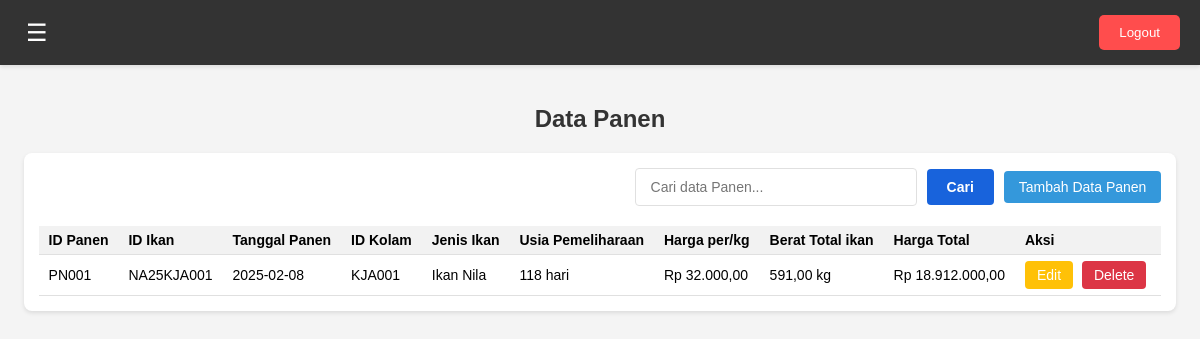
/dashboard-user.php?page=panen (signed in), run on the app's committed database.
### tables this page shows
CREATE TABLE `panen` (
  `id_panen` varchar(50) NOT NULL,
  `user_id` int(11) NOT NULL,
  `id_ikan` varchar(50) NOT NULL,
  `tanggal_panen` date NOT NULL,
  `id_kolam` varchar(50) NOT NULL,
  `jenis_ikan` varchar(100) NOT NULL,
  `usia_pemeliharaan` int(11) NOT NULL,
  `harga_per_kg` decimal(10,2) NOT NULL,
  `berat_total` decimal(10,2) NOT NULL,
  `harga_total` decimal(10,2) NOT NULL
);

CREATE TABLE `data_ikan` (
  `id_ikan` varchar(50) NOT NULL,
  `user_id` int(11) NOT NULL,
  `jenis_bibit` varchar(100) NOT NULL,
  `id_kolam` varchar(50) NOT NULL,
  `jumlah_bibit` int(11) NOT NULL,
  `tanggal_masuk_bibit` date DEFAULT NULL
);

### pages/dashboard-user/panen.php (the view, shortened to what this page needs)
<?php
$user_id = $_SESSION['user_id'];
$query = "SELECT DISTINCT p.id_panen, p.id_ikan, p.tanggal_panen, p.id_kolam, di.jenis_bibit AS jenis_ikan,
          COALESCE(pi.usia_pemeliharaan, p.usia_pemeliharaan) AS usia_pemeliharaan,
          p.harga_per_kg, p.berat_total, p.harga_total
          FROM panen p
          JOIN data_ikan di ON p.id_ikan = di.id_ikan
          LEFT JOIN pemeliharaan_ikan pi ON p.id_ikan = pi.id_ikan AND pi.user_id = p.user_id
          WHERE p.user_id = ?
          GROUP BY p.id_panen
          ORDER BY p.tanggal_panen DESC";
$stmt = mysqli_prepare($conn, $query);
mysqli_stmt_bind_param($stmt, "i", $user_id);
mysqli_stmt_execute($stmt);
$result = mysqli_stmt_get_result($stmt);
?>
<h2>Data Panen</h2>
<div class="data-container">
    <div class="data-header">
        <input type="text" id="search-input" placeholder="Cari data Panen...">
        <button id="search-button">Cari</button>
        <button id="add-data-button" onclick="window.location.href='dashboard-user.php?page=input-data-panen'">Tambah Data Panen</button>
    </div>
    <div class="data-table">
        <table>
            <thead>
                <tr>
                    <th>ID Panen</th>
                    <th>ID Ikan</th>
                    <th>Tanggal Panen</th>
                    <th>ID Kolam</th>
                    <th>Jenis Ikan</th>
                    <th>Usia Pemeliharaan</th>
                    <th>Harga per/kg</th>
                    <th>Berat Total ikan</th>
                    <th>Harga Total</th>
                    <th>Aksi</th>
                </tr>
            </thead>
            <tbody>
                <?php
                if (mysqli_num_rows($result) > 0) {
                    $displayed_panen = array();
                    while ($row = mysqli_fetch_assoc($result)) {
                        if (!in_array($row['id_panen'], $displayed_panen)) {
                            $displayed_panen[] = $row['id_panen'];
                            echo "<tr>";
                            echo "<td>" . htmlspecialchars($row['id_panen']) . "</td>";
                            echo "<td>" . htmlspecialchars($row['id_ikan']) . "</td>";
                            echo "<td>" . htmlspecialchars($row['tanggal_panen']) . "</td>";
                            echo "<td>" . htmlspecialchars($row['id_kolam']) . "</td>";
                            echo "<td>" . htmlspecialchars($row['jenis_ikan']) . "</td>";
                            echo "<td>" . htmlspecialchars($row['usia_pemeliharaan']) . " hari</td>";
                            echo "<td>Rp " . number_format($row['harga_per_kg'], 2, ',', '.') . "</td>";
                            echo "<td>" . number_format($row['berat_total'], 2, ',', '.') . " kg</td>";
                            echo "<td>Rp " . number_format($row['harga_total'], 2, ',', '.') . "</td>";
                            echo '<td>
                                <form method="GET" action="dashboard-user.php" style="display:inline;">
                                    <input type="hidden" name="page" value="edit-data-panen">
                                    <input type="hidden" name="id" value="' . $row['id_panen'] . '">
                                    <button type="submit" class="edit-button">Edit</button>
                                </form>
                                <form method="POST" action="includes/delete_data.php" style="display:inline;">
                                    <input type="hidden" name="delete_id" value="' . $row['id_panen'] . '">
                                    <input type="hidden" name="table" value="panen">
                                    <input type="hidden" name="return_page" value="panen">
                                    <button type="button" class="delete-button" data-id="' . $row['id_panen'] . '" data-table="panen" data-return-page="panen">Delete</button>
                                </form>
                            </td>';
                            echo "</tr>";
                        }
                    }
                } else {
                    echo "<tr><td colspan='10'>Tidak ada data panen</td></tr>";
                }
                ?>
            </tbody>
        </table>
    </div>
</div>

### assets/css/dashboard-user.css (style rules this page uses)
body, html { margin: 0; padding: 0; font-family: Arial, sans-serif; background-color: #f4f4f4; }
h2 { text-align: center; margin-top: 20px; color: #333; }
.data-container { background-color: #fff; border-radius: 8px; box-shadow: 0 2px 4px rgba(0, 0, 0, 0.1); padding: 15px; margin: 20px auto; width: fit-content; max-width: 100%; overflow-x: auto; }
.data-header { display: flex; justify-content: flex-end; align-items: center; margin-bottom: 20px; gap: 10px; }
#search-input { padding: 8px 12px; border: 1px solid #ddd; border-radius: 4px; font-size: 14px; width: 250px; }
#search-button, #add-data-button { padding: 8px 15px; border: none; border-radius: 4px; background-color: #3498db; color: white; cursor: pointer; transition: background-color 0.3s; font-size: 14px; white-space: nowrap; }
.data-table table { width: auto; border-collapse: collapse; font-size: 14px; }
.data-table th, .data-table td { padding: 8px 12px; text-align: left; border-bottom: 1px solid #e0e0e0; white-space: nowrap; }
.data-table th { background-color: #f2f2f2; font-weight: bold; }
.edit-button, .delete-button { padding: 6px 12px; font-size: 14px; border: none; border-radius: 4px; color: white; cursor: pointer; transition: background-color 0.3s; margin-right: 5px; }
.edit-button { background-color: #ffc107; }
.delete-button { background-color: #dc3545; }
@media (max-width: 1200px) { .data-table { font-size: 13px; } }
@media (max-width: 1200px) { .data-table th, .data-table td { padding: 6px 10px; } }
#search-input { padding: 10px 15px; border: 1px solid #e0e0e0; border-radius: 4px; font-size: 14px; width: 250px; transition: border-color 0.3s, box-shadow 0.3s; }
#search-button, .print-button { padding: 10px 20px; border: none; border-radius: 4px; background-color: #1863dc; color: white; cursor: pointer; transition: background-color 0.3s, transform 0.1s; font-size: 14px; font-weight: bold; white-space: nowrap; }
.data-table { overflow-x: auto; margin-top: 20px; }

### data on the page
panen: id_panen "PN001", id_ikan "NA25KJA001", tanggal_panen "2025-02-08", id_kolam "KJA001", id_ikan.jenis_bibit "Ikan Nila", usia_pemeliharaan "118", harga_per_kg "32.000,00", berat_total "591,00", harga_total "18.912.000,00"
